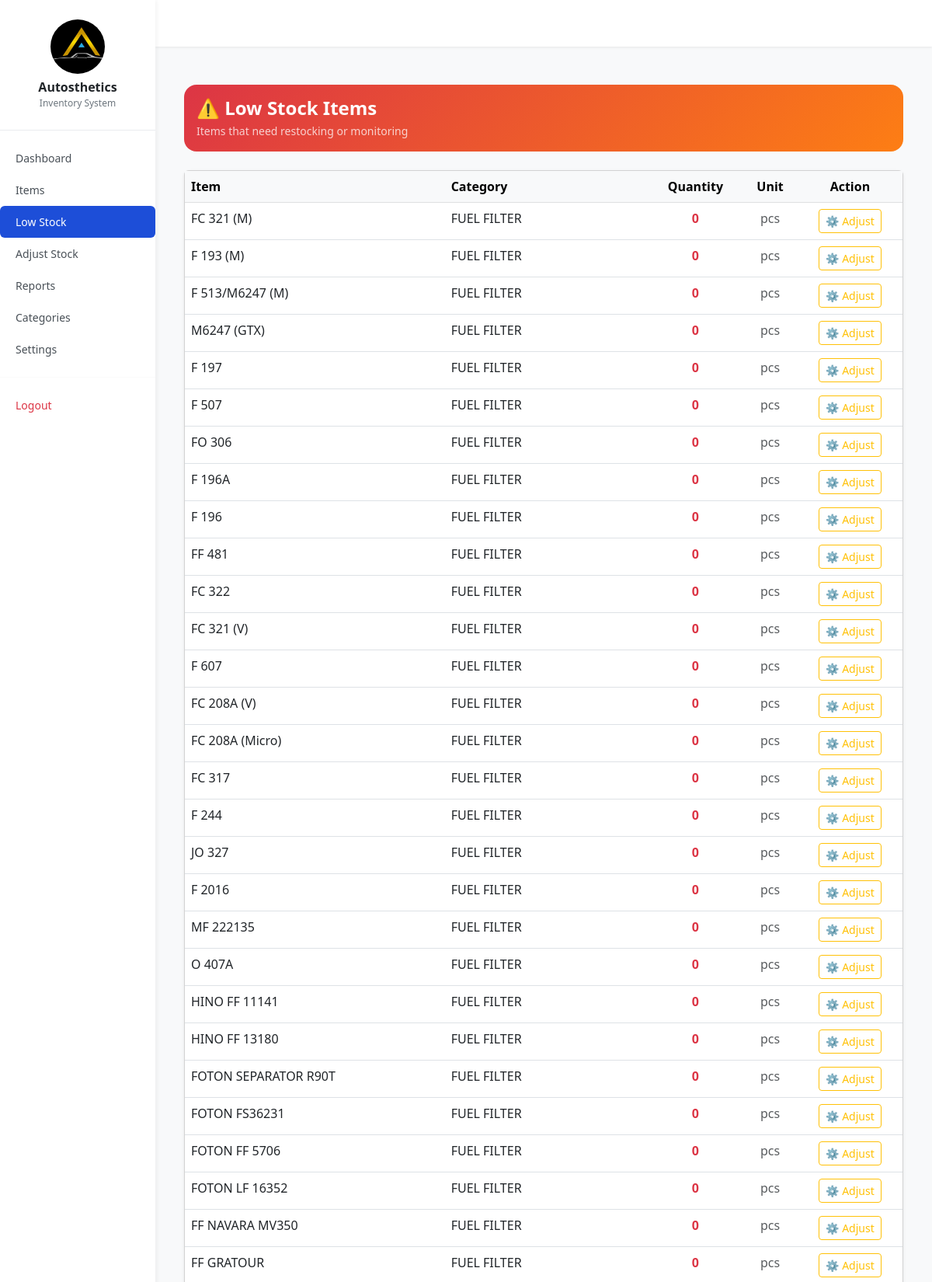
Page /low-stock/ (signed in, upper part) on the committed database.
### inventory/models.py (models this page shows, shortened)
class Item(models.Model):
    name = models.CharField(max_length=255, unique=True)
    quantity = models.IntegerField(default=0)
    price = models.DecimalField(max_digits=12, decimal_places=2, default=0)
    category = models.ForeignKey(Category, on_delete=models.SET_NULL, null=True, blank=True)
    unit = models.CharField(max_length=10, choices=UNIT_CHOICES, default='pcs')
    created_at = models.DateTimeField(auto_now_add=True)

class Category(models.Model):
    name = models.CharField(max_length=255)
    description = models.TextField(blank=True, null=True)
    def __str__(self):
        return self.name

### inventory/views.py (the view)
# urls.py: path('low-stock/', views.low_stock_page, name='low_stock'),
@login_required
def low_stock_page(request):
    shop = ShopSettings.objects.first()
    limit = shop.low_stock_limit if shop else 5
    low_stock_items = Item.objects.filter(quantity__lte=limit)
    return render(request, 'inventory/low_stock.html', {
        'low_stock_items': low_stock_items,
        'limit': limit
    })

### inventory/templates/inventory/low_stock.html (shortened to what this page needs)
{% extends 'inventory/base.html' %}
{% block content %}
<div class="container py-4">
<div class="p-3 rounded-4 text-white mb-4"
     style="background: linear-gradient(135deg, #dc3545, #fd7e14);">
    <h4 class="fw-bold mb-1">⚠️ Low Stock Items</h4>
    <p class="mb-0 small opacity-75">
        Items that need restocking or monitoring
    </p>
</div>
<div class="card shadow-sm">
    <div class="table-responsive">
        <table class="table table-hover mb-0">
            <thead class="table-light">
                <tr>
                    <th>Item</th>
                    <th>Category</th>
                    <th class="text-center">Quantity</th>
                    <th class="text-center">Unit</th>
                    <th class="text-center">Action</th>
                </tr>
            </thead>
            <tbody>
                {% for item in low_stock_items %}
                <tr>
                    <td class="fw-medium">{{ item.name }}</td>
                    <td>{{ item.category }}</td>
                    <td class="text-center fw-bold text-danger">
                        {{ item.quantity }}
                    </td>
                    <td class="text-center text-muted">{{ item.unit }}</td>
                    <td class="text-center">
                        <a href="{% url 'adjust_stock_with_item' item.id %}"
                           class="btn btn-sm btn-outline-warning">
                            ⚙️ Adjust
                        </a>
                    </td>
                </tr>
                {% empty %}
                <tr>
                    <td colspan="5" class="text-center text-muted py-3">
                        No low stock items.
                    </td>
                </tr>
                {% endfor %}
            </tbody>
        </table>
    </div>
</div>
</div>
{% endblock %}

### inventory/templates/inventory/base.html (style rules this page uses)
body { margin: 0; display: flex; min-height: 100vh; font-family: "Segoe UI", sans-serif; background: #f8f9fa; }

### rows in the picture
Item: name "FC 321 (M)", category "FUEL FILTER", quantity "0", unit "pcs"
Item: name "F 193 (M)", category "FUEL FILTER", quantity "0", unit "pcs"
Item: name "F 513/M6247 (M)", category "FUEL FILTER", quantity "0", unit "pcs"
Item: name "M6247 (GTX)", category "FUEL FILTER", quantity "0", unit "pcs"
Item: name "F 197", category "FUEL FILTER", quantity "0", unit "pcs"
Item: name "F 507", category "FUEL FILTER", quantity "0", unit "pcs"
Item: name "FO 306", category "FUEL FILTER", quantity "0", unit "pcs"
Item: name "F 196A", category "FUEL FILTER", quantity "0", unit "pcs"
Item: name "F 196", category "FUEL FILTER", quantity "0", unit "pcs"
Item: name "FF 481", category "FUEL FILTER", quantity "0", unit "pcs"
Item: name "FC 322", category "FUEL FILTER", quantity "0", unit "pcs"
Item: name "FC 321 (V)", category "FUEL FILTER", quantity "0", unit "pcs"
Item: name "F 607", category "FUEL FILTER", quantity "0", unit "pcs"
Item: name "FC 208A (V)", category "FUEL FILTER", quantity "0", unit "pcs"
Item: name "FC 208A (Micro)", category "FUEL FILTER", quantity "0", unit "pcs"
Item: name "FC 317", category "FUEL FILTER", quantity "0", unit "pcs"
Item: name "F 244", category "FUEL FILTER", quantity "0", unit "pcs"
Item: name "JO 327", category "FUEL FILTER", quantity "0", unit "pcs"
Item: name "F 2016", category "FUEL FILTER", quantity "0", unit "pcs"
Item: name "MF 222135", category "FUEL FILTER", quantity "0", unit "pcs"
Item: name "O 407A", category "FUEL FILTER", quantity "0", unit "pcs"
Item: name "HINO FF 11141", category "FUEL FILTER", quantity "0", unit "pcs"
Item: name "HINO FF 13180", category "FUEL FILTER", quantity "0", unit "pcs"
Item: name "FOTON SEPARATOR R90T", category "FUEL FILTER", quantity "0", unit "pcs"
Item: name "FOTON FS36231", category "FUEL FILTER", quantity "0", unit "pcs"
Item: name "FOTON FF 5706", category "FUEL FILTER", quantity "0", unit "pcs"
Item: name "FOTON LF 16352", category "FUEL FILTER", quantity "0", unit "pcs"
Item: name "FF NAVARA MV350", category "FUEL FILTER", quantity "0", unit "pcs"
Item: name "FF GRATOUR", category "FUEL FILTER", quantity "0", unit "pcs"
